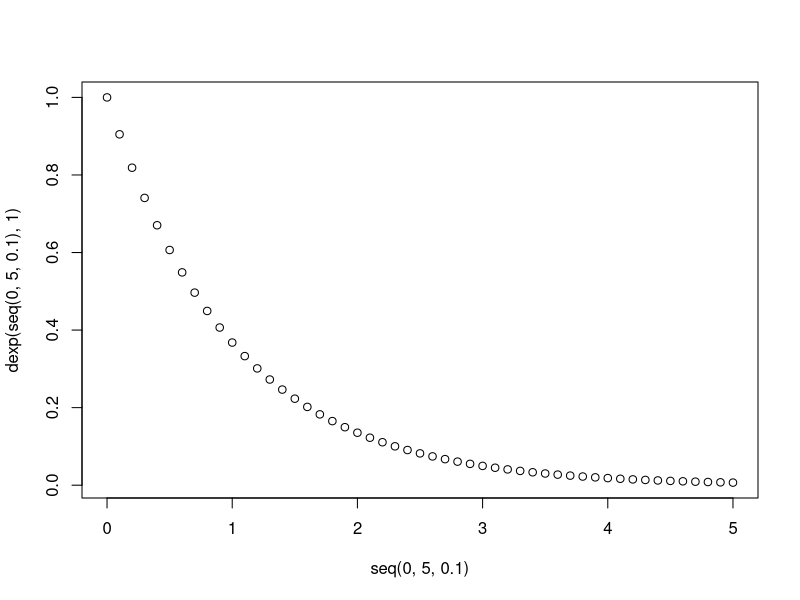
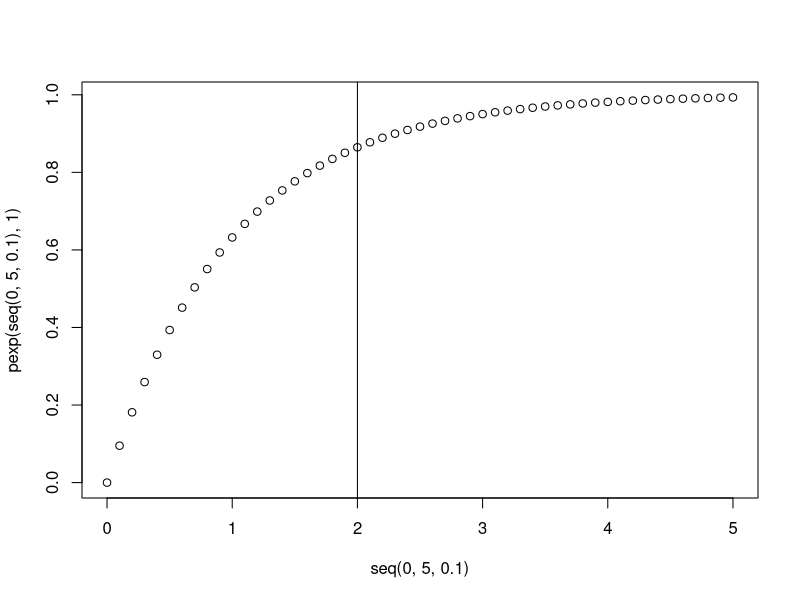

Recreate these plots in R, in order.
#### List of Probability Distributions in R ####
## d (density), p (cumulative probability), q (quantile), r (random generator)


# binomial (including Bernoulli) distribution
?dbinom
?pbinom
?qbinom
?rbinom

# geometric distribution
?dgeom
?pgeom
?qgeom
?rgeom

# normal distribution
?dnorm

# log-normal distribution
?dlnorm

# exponential distribution
?dexp

# Poisson distribution
?dpois

# Student's t distribution
?dt

# uniform distribution
?dunif

# hypergeometric distribution
?dhyper

# gamma distribution
?dgamma

# chi-squared distribution
?dchisq

# negative binomial distribution
?dnbinom

# F distribution
?df

# multinomial distribution
?dmultinom

# Weibull distribution
?dweibull

# Cauchy distribution
?dcauchy

# beta distribution
?dbeta


dnorm(0)
pnorm(0)
qnorm(0.5)

pnorm(4) - pnorm(-4)

dexp(2, rate = 1)
pexp(c(1,2,3), rate = 1)

plot(seq(0,5,0.1), dexp(seq(0,5,0.1), 1))

plot(seq(0,5,0.1), pexp(seq(0,5,0.1), 1))
abline(v = 2)
pexp(2, 1)





